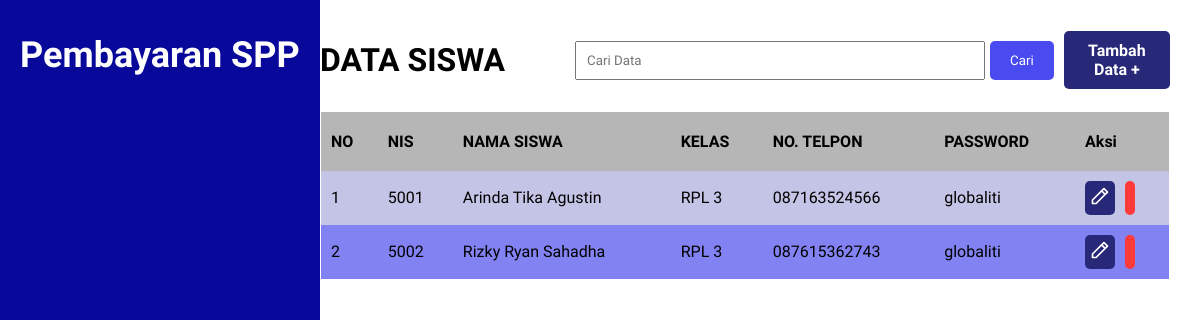
/view_siswa.php, run on the app's committed database.
### tables this page shows
CREATE TABLE `tb_siswa` (
  `nis` int(4) NOT NULL,
  `idspp` int(4) NOT NULL,
  `idkelas` int(4) NOT NULL,
  `namasiswa` varchar(50) NOT NULL,
  `telp` varchar(16) NOT NULL,
  `password` varchar(18) NOT NULL
);

CREATE TABLE `tb_kelas` (
  `idkelas` int(4) NOT NULL,
  `namakelas` varchar(20) NOT NULL
);

### view_siswa.php (the view, shortened to what this page needs)
<?php
    include("koneksi.php");
    include("bar/navbar.php");
?>
<!DOCTYPE html>
<html lang="en">
<head>
    <link rel="stylesheet" href="css/style.php">
</head>
<body>
    <div class="table-container">
        <div class="table-tittle">
            <h1>DATA SISWA</h1>
            <div class="tittle-right">
                <form action="">
                    <input type="text" name="cari" placeholder="Cari Data">
                    <button type="submit">Cari</button>
                </form>
                <a href="insert_siswa.php">Tambah Data +</a>
            </div>
        </div>
        <table cellpadding="5" cellspacing="0">
            <thead>
                <tr>
                    <th>NO</th>
                    <th>NIS</th>
                    <th>NAMA SISWA</th>
                    <th>KELAS</th>
                    <th>NO. TELPON</th>
                    <th>PASSWORD</th>
                    <th>Aksi</th>
                </tr>
            </thead>
            <tbody>
                <?php
                $query = "SELECT * FROM tb_siswa INNER JOIN tb_kelas USING(idkelas)";
                $result = mysqli_query($koneksi, $query);
                $no = 1;
                while($row = mysqli_fetch_assoc($result)){
                ?>
                <tr>
                    <td><?php echo $no; ?></td>
                    <td><?php echo $row['nis']; ?></td>
                    <td><?php echo $row['namasiswa']; ?></td>
                    <td><?php echo $row['namakelas']; ?></td>
                    <td><?php echo $row['telp']; ?></td>
                    <td><?php echo $row['password']; ?></td>
                    <td>
                        <div class="btn">
                            <a href="update_siswa.php?nis=<?php echo $row['nis'];?>">
                                <img class="icon-sm" src="./image/edit-icon.svg" alt="">
                            </a>
                            <a href="delete_siswa.php?nis=<?php echo $row['nis'];?>" onClick = "return confirm('Anda yakin menghapus data ini?')">
                            </a>
                        </div>
                    </td>
                </tr>
                <?php
                $no++;
                }
                ?>
            </tbody>
        </table>
    </div>
</body>
</html>

### data on the page
tb_siswa: nis "5001", namasiswa "Arinda Tika Agustin", idkelas.namakelas "RPL 3", telp "087163524566", password "globaliti"
tb_siswa: nis "5002", namasiswa "Rizky Ryan Sahadha", idkelas.namakelas "RPL 3", telp "087615362743", password "globaliti"
